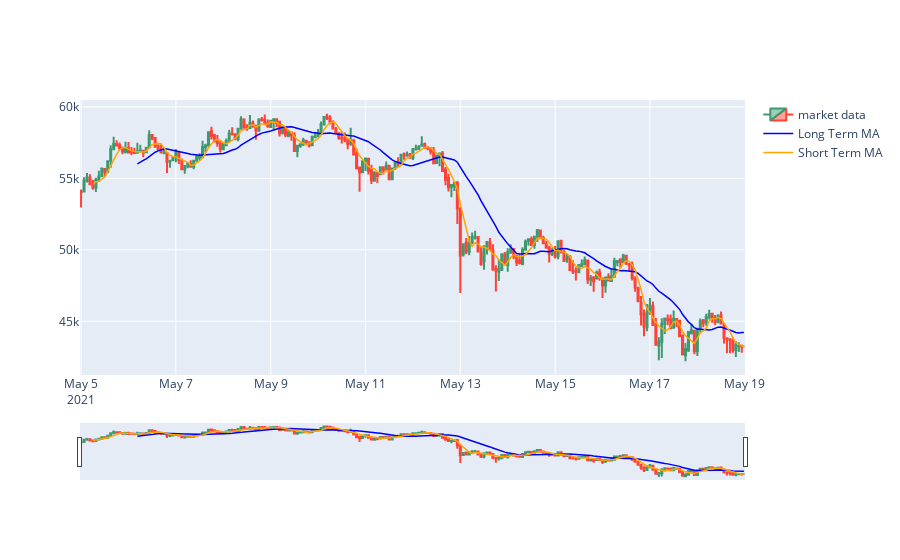

Notebook source saved alongside this figure:
### Code cell
# Raw Package
import numpy as np
import pandas as pd
#Data Source
import yfinance as yf
#Data viz
import plotly.graph_objs as go

#Importing market data
data = yf.download(tickers='BTC-USD',period = '14d', interval = '90m')

#Adding Moving average calculated field
data['MA5'] = data['Close'].rolling(5).mean()
data['MA20'] = data['Close'].rolling(20).mean()

#declare figure
fig = go.Figure()

#Candlestick
fig.add_trace(go.Candlestick(x=data.index,
                open=data['Open'],
                high=data['High'],
                low=data['Low'],
                close=data['Close'], name = 'market data'))

#Add Moving average on the graph
fig.add_trace(go.Scatter(x=data.index, y= data['MA20'],line=dict(color='blue', width=1.5), name = 'Long Term MA'))
fig.add_trace(go.Scatter(x=data.index, y= data['MA5'],line=dict(color='orange', width=1.5), name = 'Short Term MA'))

"""
#Updating X axis and graph
# X-Axes
fig.update_xaxes(
    rangeslider_visible=True,
    rangeselector=dict(
        buttons=list([
            dict(count=3, label="3d", step="days", stepmode="backward"),
            dict(count=5, label="5d", step="days", stepmode="backward"),
            dict(count=7, label="WTD", step="days", stepmode="todate"),
            dict(step="all")
        ])
    )
)
"""

#Show
fig.show()

### Figure 1 — Plotly figure (JSON) as saved in the notebook; plotly's stock layout.template omitted (floating-point values rounded to 4 significant figures; data arrays with more than 128 entries replaced by an {"elided": "..."} marker saying what was removed)
{"data": [{"close": {"elided": "225 float values"}, "high": {"elided": "225 float values"}, "low": {"elided": "225 float values"}, "name": "market data", "open": {"elided": "225 float values"}, "type": "candlestick", "x": {"elided": "225 str values"}}, {"line": {"color": "blue", "width": 1.5}, "name": "Long Term MA", "type": "scatter", "x": {"elided": "225 str values"}, "y": {"elided": "225 float values"}}, {"line": {"color": "orange", "width": 1.5}, "name": "Short Term MA", "type": "scatter", "x": {"elided": "225 str values"}, "y": {"elided": "225 float values"}}], "layout": {}}
